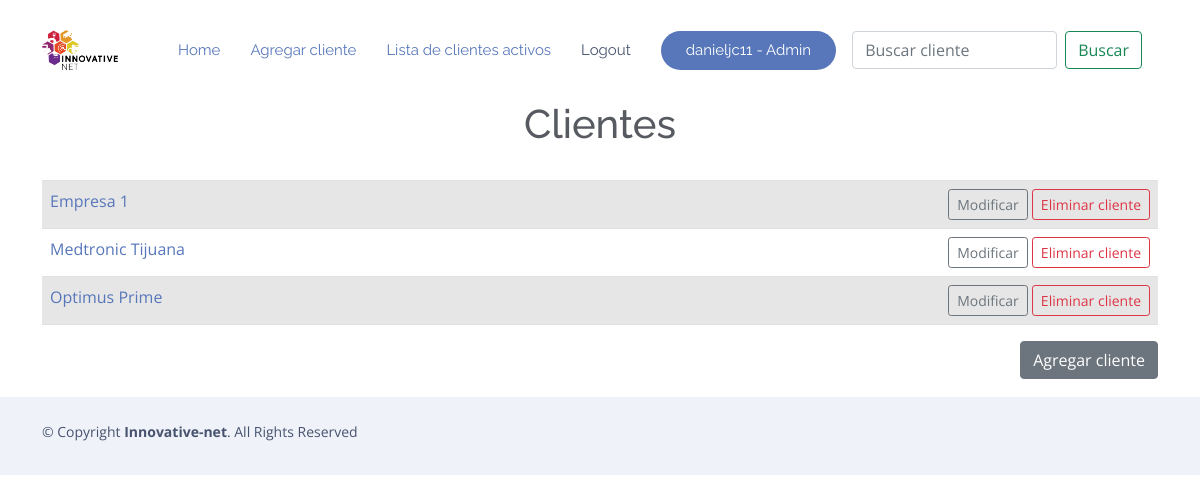
The app's page /clientes (signed in), older data.
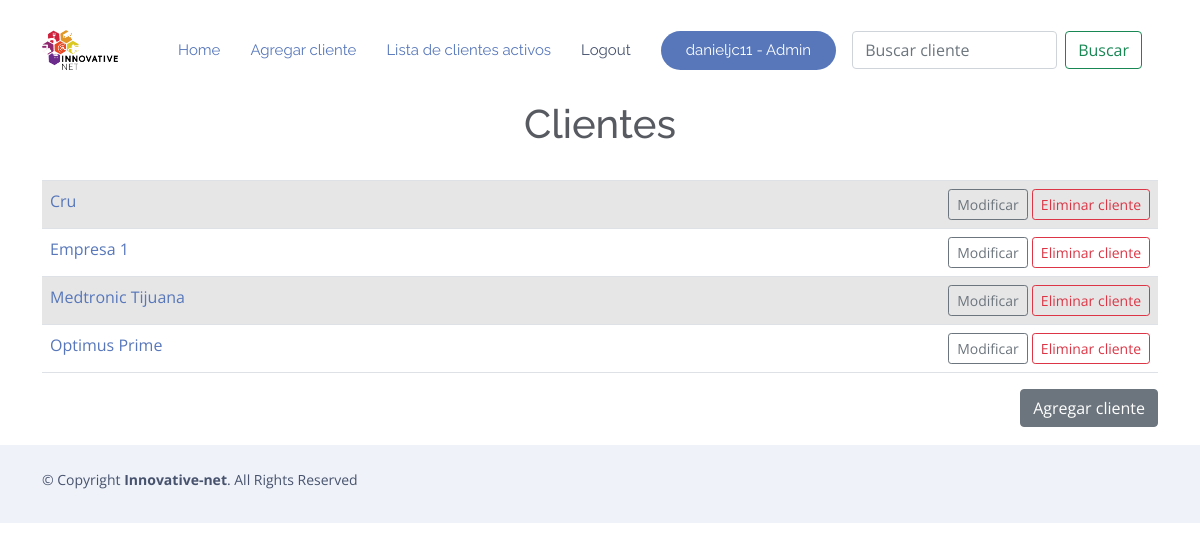
The same page, newer data.
### RPA/models.py (models this page shows)
class Cliente(models.Model):
    usuario = models.ForeignKey(User, on_delete=models.CASCADE, null=True, blank=True)
    nombre = models.CharField('Nombre de la compañia cliente',max_length=200)
    encargado = models.CharField('Nombre del contacto dentro de la empresa',max_length
    =120)
    puesto_encargado = models.CharField('Puesto del contacto',max_length
    =120)
    numero_contacto=models.CharField('Numero de telefono para contactar',max_length
    =10)
    correo_contacto=models.EmailField('Correo para contactar',blank=True)
    def __str__(self):
        return self.nombre
    class Meta:
        ordering = ['nombre']

### RPA/views.py (the view)
# urls.py: path('clientes',Todos_Clientes.as_view(), name='lista_clientes'),
class Todos_Clientes(LoginRequiredMixin, ListView):
    model = Cliente
    context_object_name = 'lista_clientes'
    template_name = 'cliente/lista_clientes.html'
    def get_context_data(self, **kwargs):
        context = super().get_context_data(**kwargs)
        context['lista_clientes'] = context['lista_clientes'].filter(usuario=self.request.user)
        return context

### RPA/templates/cliente/lista_clientes.html
{% extends 'mantenimientos/base.html'%}
{% load static %}
{% block body %}
        <center>
                <div class="container m-2">
                        <h1>Clientes</h1>
                        <br/>
                        <table class="table table-striped table-hover table bordered">
                        {% for cliente in lista_clientes %}
                                <tr>
                                        <td>
                                        <a href="{% url 'mostrar_cliente' cliente.id %}"
                                        >{{ cliente }}</a>
                                                </td>
                                        <td align="right">
                                                <a href="{% url 'modificar_cliente' cliente.id %}">
                                                        <button type="button" class="btn btn-outline-secondary btn-sm">Modificar</button>
                                                </a>
                                                <a href="{% url 'eliminar_cliente' cliente.id%}">
                                                        <button type="button" class="btn btn-outline-danger btn-sm">Eliminar cliente</button>
                                                </a>
                                        </td>
                                </tr>
                        {% endfor %}
                        </table>
                        <a href="{% url 'agregar_cliente' %}">
                                        <button type="button" class="btn btn-secondary"style="float: right">Agregar cliente</button>
                        </a>
                        <br/>
                        <br/>
                </div>
        </center>
{% endblock %}

### RPA/templates/mantenimientos/base.html (shortened to what this page needs)
{% load static %}
<!DOCTYPE html>
<html lang="en">
<head>
  <link rel="stylesheet" href="https://stackpath.bootstrapcdn.com/bootstrap/4.5.0/css/bootstrap.min.css">
  <link href="{% static '\vendor\aos\aos.css' %}" rel="stylesheet">
  <link href="{% static '\vendor\bootstrap\css\bootstrap.min.css' %}" rel="stylesheet">
  <link href="{% static '\vendor\bootstrap-icons\bootstrap-icons.css' %}" rel="stylesheet">
  <link href="{% static '\vendor\boxicons\css\boxicons.min.css' %}" rel="stylesheet">
  <link href="{% static '\vendor\glightbox\css\glightbox.min.css' %}" rel="stylesheet">
  <link href="{% static '\vendor\swiper\swiper-bundle.min.css' %}" rel="stylesheet">
  <link href="{% static '\css\style.css' %}" rel="stylesheet">
</head>
<body style="padding-top: 70px;">
  <header id="header" class="fixed-top  header-transparent ">
    <div class="container d-flex align-items-center justify-content-between">
      <div class="logo">
        <a href="https://www.innovative-net.mx/"><img src="{% static '\assets\img\horizontal blanco.png' %}" alt="" class="img-fluid"></a>
      </div>
      <nav id="navbar" class="navbar">
        <ul>
          <li><a class="nav-link scrollto active" href="{% url 'home' %}">Home</a></li>
          <li><a class="nav-link scrollto active" href="{% url 'agregar_cliente' %}">Agregar cliente</a></li>
          <li><a class="nav-link scrollto active" href="{% url 'lista_clientes' %}">Lista de clientes activos</a></li>
          {% if request.user.is_authenticated %}
          <li><a class="nav-link scrollto" href="{% url 'logout' %}">Logout</a></li>
          {% if request.user.is_staff %}
              <li><a class="getstarted scrollto" href="{% url 'admin:index' %}" >{{request.user}} - Admin</a></li>
              {% else %}
              <li><a class="getstarted scrollto" href="" >{{request.user}}</a></li>
              {% endif %}
          {% else %}
          <li><a class="getstarted scrollto" href="{% url 'login'  %}" >Login</a></li>
          {% endif %}
        </ul>
        <form class="d-flex m-3" method="POST" action="{% url 'buscar_clientes' %}">
          <input class="form-control me-2" type="search" placeholder="Buscar cliente"
                 aria-label="Buscar cliente" name="searched">
          <button class="btn btn-outline-success" type="submit">
            Buscar
          </button>
        </form>
      </nav>
    </div>
  </header>
    <div class="container-fluid" style="margin-top: 30px;">
      {% block body %}
      {% endblock %}
    </div>
        <footer id="footer">
            <div class="container py-4">
              <div class="copyright">
                &copy; Copyright <strong><span>Innovative-net</span></strong>. All Rights Reserved
              </div>
            </div>
          </footer>
</body>
        </html>

### RPA/static/css/style.css (style rules this page uses)
body { font-family: "Open Sans", sans-serif; color: #585a61; }
a { color: #5777ba; text-decoration: none; }
h1, h2, h3, h4, h5, h6 { font-family: "Raleway", sans-serif; }
#header { transition: all 0.5s; z-index: 997; transition: all 0.5s; padding: 15px 0; background: rgba(255, 255, 255, 0.95); }
#header.header-transparent { background: transparent; }
#header .logo img { margin: 0; max-height: 40px; }
.navbar { padding: 0; }
.navbar ul { margin: 0; padding: 0; display: flex; list-style: none; align-items: center; }
.navbar li { position: relative; }
.navbar a, .navbar a:focus { display: flex; align-items: center; justify-content: space-between; padding: 10px 0 10px 30px; font-family: "Raleway", sans-serif; font-size: 15px; color: #47536e; white-space: nowrap; transition: 0.3s; }
.navbar a:hover, .navbar .active, .navbar .active:focus, .navbar li:hover > a { color: #5777ba; }
.navbar .getstarted { background: #5777ba; color: #fff; padding: 12px 25px; margin-left: 30px; color: #fff; line-height: 1; border-radius: 50px; }
#footer { background: #fff; padding: 0 0 30px 0; color: #47536e; font-size: 14px; background: #eff2f8; }
#footer .copyright { text-align: center; float: left; color: #47536e; }

Row changes from the older to the newer data that the page shows:
added Cliente: nombre "Cru"
